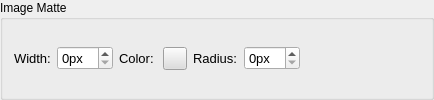
                         <widget class="QGroupBox" name="gbImageMatte">
                          <property name="minimumSize">
                           <size>
                            <width>0</width>
                            <height>70</height>
                           </size>
                          </property>
                          <property name="toolTip">
                           <string>&quot;Matte&quot; is the area around an image in the frame</string>
                          </property>
                          <property name="title">
                           <string>Image Matte</string>
                          </property>
                          <layout class="QHBoxLayout" name="horizontalLayout_17">
                           <item>
                            <widget class="QLabel" name="label_25">
                             <property name="font">
                              <font>
                               <family>Arial</family>
                               <pointsize>10</pointsize>
                               <weight>50</weight>
                               <bold>false</bold>
                              </font>
                             </property>
                             <property name="text">
                              <string>Width:</string>
                             </property>
                            </widget>
                           </item>
                           <item>
                            <widget class="QSpinBox" name="sbImageMatteWidth">
                             <property name="minimumSize">
                              <size>
                               <width>0</width>
                               <height>24</height>
                              </size>
                             </property>
                             <property name="font">
                              <font>
                               <family>Arial</family>
                               <pointsize>10</pointsize>
                               <weight>50</weight>
                               <bold>false</bold>
                              </font>
                             </property>
                             <property name="suffix">
                              <string>px</string>
                             </property>
                             <property name="minimum">
                              <number>0</number>
                             </property>
                             <property name="value">
                              <number>0</number>
                             </property>
                            </widget>
                           </item>
                           <item>
                            <widget class="QLabel" name="label_76">
                             <property name="minimumSize">
                              <size>
                               <width>38</width>
                               <height>0</height>
                              </size>
                             </property>
                             <property name="font">
                              <font>
                               <family>Arial</family>
                               <pointsize>10</pointsize>
                               <weight>50</weight>
                               <bold>false</bold>
                              </font>
                             </property>
                             <property name="text">
                              <string>Color:</string>
                             </property>
                            </widget>
                           </item>
                           <item>
                            <widget class="QToolButton" name="btnImageMatteColor">
                             <property name="font">
                              <font>
                               <family>MS Shell Dlg 2</family>
                               <pointsize>8</pointsize>
                               <weight>50</weight>
                               <bold>false</bold>
                              </font>
                             </property>
                             <property name="styleSheet">
                              <string notr="true">QToolButton { background-color:#ddd;}
                         </string>
                             </property>
                             <property name="text">
                              <string/>
                             </property>
                            </widget>
                           </item>
                           <item>
                            <widget class="QLabel" name="label_96">
                             <property name="font">
                              <font>
                               <family>Arial</family>
                               <pointsize>10</pointsize>
                               <weight>50</weight>
                               <bold>false</bold>
                              </font>
                             </property>
                             <property name="text">
                              <string>Radius:</string>
                             </property>
                            </widget>
                           </item>
                           <item>
                            <widget class="QSpinBox" name="sbImageMatteRadius">
                             <property name="font">
                              <font>
                               <family>Arial</family>
                               <pointsize>10</pointsize>
                               <weight>50</weight>
                               <bold>false</bold>
                              </font>
                             </property>
                             <property name="toolTip">
                              <string>Corner radius for a rounded rectangle. 0 means not rounded.</string>
                             </property>
                             <property name="suffix">
                              <string>px</string>
                             </property>
                            </widget>
                           </item>
                           <item>
                            <spacer name="horizontalSpacer_11">
                             <property name="orientation">
                              <enum>Qt::Horizontal</enum>
                             </property>
                             <property name="sizeHint" stdset="0">
                              <size>
                               <width>120</width>
                               <height>20</height>
                              </size>
                             </property>
                            </spacer>
                           </item>
                          </layout>
                         </widget>
